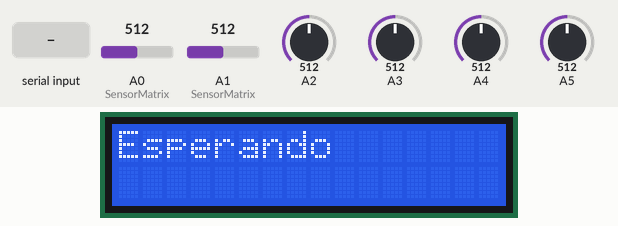
Simulated run of this sketch. Board: Arduino Uno, built with avr-gcc and run on an emulated ATmega328P. On the bench: 16×2 character LCD. Inputs (shaded band) come from the test bench; at power-on: A0 (SensorMatrix) = 512, A1 (SensorMatrix) = 512, A2 = 512, A3 = 512, A4 = 512, A5 = 512. What the sketch prints to the serial monitor is not drawn.

Above: at 3.1 s.
3.2 s: "1" received over Serial
At 5.7 s:
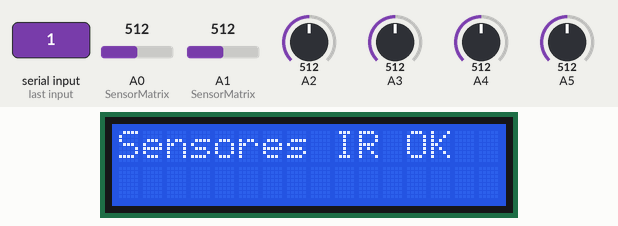
8.7 s: "0" received over Serial
At 10.4 s:
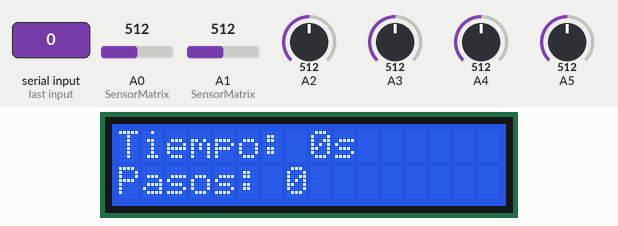
10.7 s: "2" received over Serial
At 11.6 s:
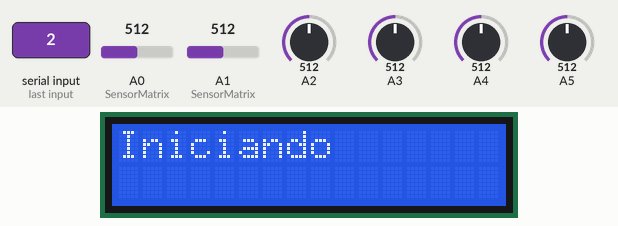
Timing chart, 0 to 13.7 s (numbered marks = the images above; inputs shaded):
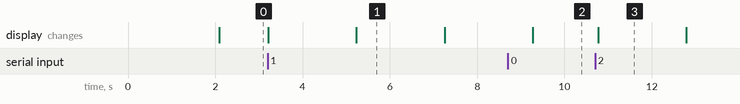

The sketch:

ActifieldCodeNuevo.ino
```cpp
#include <Wire.h>
#include <LiquidCrystal_I2C.h> //Importar librerias para la pantalla LCD
#include <SPI.h>

LiquidCrystal_I2C lcd(0x27,16,2);


int count = 0; //Almacena el numero de cortes del haz de luz
int threshold = 20; //Umbral de detección de la radiación IR (sensibilidad de los sensores)
long runTime = 0; //Registra la duración de la prueba actual
bool start = false;
long standbyTime = 0;
bool frontStart = true;

const long SYNC_INTERVAL = 40000; //Milisegundos entre llamadas a la funcion flush()

String Sensor; //Almacena el valor de tipo 'string' del sensor actual
String Count; //Esta variable almacena el numero de cortes del haz de luz con tipo de dato 'string'

int minutes;
int seconds;
int errors = false;

//Define el tamaño de la matriz que almacena las asignaciones de pines para los sensores IR
const int rows = 2;
const int cols = 8;


int SensorMatrix[rows][cols] = {
//Esta matriz contendrá las asignaciones de pines para los sensores IR
	{0, 1, 2, 3, 4, 5, 6, 7},
	{8, 9, 10, 11, 12, 13, 14, 15}
};

int SensorStateMatrix[rows][cols] = {
//Esta matriz almacenará la lectura actual de cada sensor
	{0, 0, 0, 0, 0, 0, 0, 0},
	{0, 0, 0, 0, 0, 0, 0, 0}
};

int lastSensorStateMatrix[rows][cols] = {
// Esta matriz almacenará la lectura anterior de cada sensor
	{0, 0, 0, 0, 0, 0, 0, 0},
	{0, 0, 0, 0, 0, 0, 0, 0}
};

void setup() {
Serial.begin(9600); //Inicializa el monitor serial para escritura
initialize();
}

void(* resetFunc) (void) = 0;

void loop() {
	if (Serial.available()){
		char data = Serial.read();
		if (data == '0'){
			log_data(minutes, count);
			lcd.clear();
			lcd.setCursor(0,0);
			lcd.print("Tiempo: " + String(seconds) + "s");
			lcd.setCursor(0,1);
			lcd.print("Pasos: " + String(count));
			frontStart = false; //Indica que la prueba finalizo
			loopControl();
		}
	}
	scan_sensors(); //Llama a la funcion que escanea los sensores
	display(); //Llama a la funcion que muestra los resultados
}

//Esta funcion inicializa los sensores IR y la pantalla LCD
void initialize() {
//Inicializa la pantalla lcd para la visualización
	lcd.init();
	lcd.backlight();
	lcd.clear();
	lcd.print("Iniciando");
	delay(2000);
	lcd.clear();
	lcd.print("Esperando");

	loopControl();

//Prueba todos los sensores e informa un error si alguno de ellos no funciona
	lcd.clear();
	lcd.print("Probando");
	delay(2000);

	for(int i = 0; i < rows; i++){
		for(int j = 0; j < cols; j++){
			//Lee el valor actual del sensor correspondiente
			SensorStateMatrix[i][j] = analogRead(SensorMatrix[i][j]);
			//Si el valor del sensor (comprendido entre 0 y 1023) es menor que 'threshold' (umbral), cambia 'errors' a 'true'
			if (SensorStateMatrix[i][j] < threshold){
				//errors = true;
				delay(20);
				}
			}
		}
	if (errors) {
		notify("Sensores IR apagados"); //Muestra error si algun sensor falló
	}
	else {
		lcd.clear();
		lcd.print("Sensores IR OK");
		Serial.print("200");
		Serial.println();
		delay(2000);
	}
	lcd.clear();
	lcd.print("Configuracion completa");
	delay(2000);
	lcd.clear();
}

void scan_sensors(){
	//Esta función escaneará todos los sensores uno tras otro para detectar cortes del haz
	for(int i = 0; i < rows; i++){
		for(int j = 0; j < cols; j++){
			//Lee el valor actual del sensor correspondiente
			SensorStateMatrix[i][j] = analogRead(SensorMatrix[i][j]);
			//Si el haz es cortado (es decir, el valor es menor que el umbral), se incrementa la cuenta
			if (SensorStateMatrix[i][j] <= threshold && lastSensorStateMatrix[i][j] > threshold)
				count += 1;
			lastSensorStateMatrix[i][j] = SensorStateMatrix[i][j];
		delay(2);
		}
	}
	delay(50);
	return;
}

void display() {
	//Muestra los datos de la prueba en curso
	runTime = millis() - standbyTime;
	seconds = (runTime)/1000;
	lcd.setCursor(0,0);
	lcd.print("Tiempo: " + String(seconds) + " s");
	lcd.setCursor(0,1);
	lcd.print("Pasos:" + String(count));
	return;
}

void notify(char *str){
	Serial.println(str);
	lcd.clear();
	lcd.setCursor(0,0);
	lcd.print(str);
	while(1);
}

void log_data (int a, int b){
	Serial.print(millis() - standbyTime);
	Serial.print(", ");
	Serial.print(String(b));
	Serial.println();
}

void loopControl(){
	start = false;
	while (start == false){
		if (Serial.available()){
			char data = Serial.read();
			if (data == '1' && frontStart == true){
				start = true;
				standbyTime = millis();
			}
			if (data == '2')
				resetFunc();
		}
	}
}
```

Measured:
- after the input at 3.2 s, the display: first changes at once (image 1 shows a later state)
- after the input at 10.7 s, the display: changes after 0.08 s (image 3)
- what the display in image 1 shows lasts 2.1 s, from 5.2 s to 7.3 s
